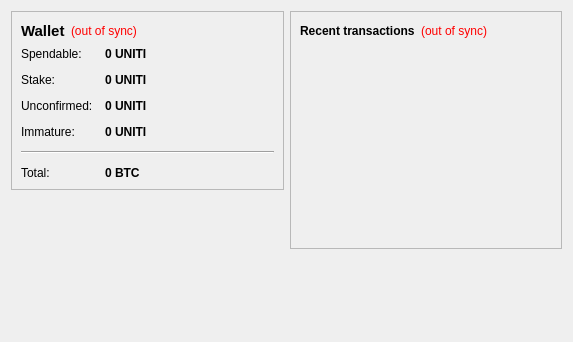
<?xml version="1.0" encoding="UTF-8"?>
<ui version="4.0">
 <class>OverviewPage</class>
 <widget class="QWidget" name="OverviewPage">
  <property name="geometry">
   <rect>
    <x>0</x>
    <y>0</y>
    <width>573</width>
    <height>342</height>
   </rect>
  </property>
  <property name="windowTitle">
   <string>Form</string>
  </property>
  <layout class="QHBoxLayout" name="horizontalLayout" stretch="1,1">
   <item>
    <layout class="QVBoxLayout" name="verticalLayout_2">
     <item>
      <widget class="QFrame" name="frame">
       <property name="frameShape">
        <enum>QFrame::StyledPanel</enum>
       </property>
       <property name="frameShadow">
        <enum>QFrame::Raised</enum>
       </property>
       <layout class="QVBoxLayout" name="verticalLayout_4">
        <item>
         <layout class="QHBoxLayout" name="horizontalLayout_4">
          <item>
           <widget class="QLabel" name="label_5">
            <property name="font">
             <font>
              <pointsize>11</pointsize>
              <weight>75</weight>
              <bold>true</bold>
             </font>
            </property>
            <property name="text">
             <string>Wallet</string>
            </property>
           </widget>
          </item>
          <item>
           <widget class="QLabel" name="labelWalletStatus">
            <property name="toolTip">
             <string>The displayed information may be out of date. Your wallet automatically synchronizes with the UnitiCoin network after a connection is established, but this process has not completed yet.</string>
            </property>
            <property name="styleSheet">
             <string notr="true">QLabel { color: red; }</string>
            </property>
            <property name="text">
             <string notr="true">(out of sync)</string>
            </property>
            <property name="alignment">
             <set>Qt::AlignLeading|Qt::AlignLeft|Qt::AlignVCenter</set>
            </property>
           </widget>
          </item>
          <item>
           <spacer name="horizontalSpacer_2">
            <property name="orientation">
             <enum>Qt::Horizontal</enum>
            </property>
            <property name="sizeHint" stdset="0">
             <size>
              <width>40</width>
              <height>20</height>
             </size>
            </property>
           </spacer>
          </item>
         </layout>
        </item>
        <item>
         <layout class="QFormLayout" name="formLayout_2">
          <property name="fieldGrowthPolicy">
           <enum>QFormLayout::AllNonFixedFieldsGrow</enum>
          </property>
          <property name="horizontalSpacing">
           <number>12</number>
          </property>
          <property name="verticalSpacing">
           <number>12</number>
          </property>
          <item row="0" column="0">
           <widget class="QLabel" name="label">
            <property name="text">
             <string>Spendable:</string>
            </property>
           </widget>
          </item>
          <item row="0" column="1">
           <widget class="QLabel" name="labelBalance">
            <property name="font">
             <font>
              <weight>75</weight>
              <bold>true</bold>
             </font>
            </property>
            <property name="cursor">
             <cursorShape>IBeamCursor</cursorShape>
            </property>
            <property name="toolTip">
             <string>Your current spendable balance</string>
            </property>
            <property name="text">
             <string notr="true">0 UNITI</string>
            </property>
            <property name="textInteractionFlags">
             <set>Qt::LinksAccessibleByMouse|Qt::TextSelectableByKeyboard|Qt::TextSelectableByMouse</set>
            </property>
           </widget>
          </item>
          <item row="1" column="0">
           <widget class="QLabel" name="label_6">
            <property name="text">
             <string>Stake:</string>
            </property>
           </widget>
          </item>
          <item row="1" column="1">
           <widget class="QLabel" name="labelStake">
            <property name="font">
             <font>
              <weight>75</weight>
              <bold>true</bold>
             </font>
            </property>
            <property name="cursor">
             <cursorShape>IBeamCursor</cursorShape>
            </property>
            <property name="toolTip">
             <string>Total of coins that was staked, and do not yet count toward the current balance</string>
            </property>
            <property name="text">
             <string notr="true">0 UNITI</string>
            </property>
            <property name="textInteractionFlags">
             <set>Qt::LinksAccessibleByMouse|Qt::TextSelectableByKeyboard|Qt::TextSelectableByMouse</set>
            </property>
           </widget>
          </item>
          <item row="2" column="0">
           <widget class="QLabel" name="label_3">
            <property name="text">
             <string>Unconfirmed:</string>
            </property>
           </widget>
          </item>
          <item row="2" column="1">
           <widget class="QLabel" name="labelUnconfirmed">
            <property name="font">
             <font>
              <weight>75</weight>
              <bold>true</bold>
             </font>
            </property>
            <property name="cursor">
             <cursorShape>IBeamCursor</cursorShape>
            </property>
            <property name="toolTip">
             <string>Total of transactions that have yet to be confirmed, and do not yet count toward the current balance</string>
            </property>
            <property name="text">
             <string notr="true">0 UNITI</string>
            </property>
            <property name="textInteractionFlags">
             <set>Qt::LinksAccessibleByMouse|Qt::TextSelectableByKeyboard|Qt::TextSelectableByMouse</set>
            </property>
           </widget>
          </item>
          <item row="3" column="0">
           <widget class="QLabel" name="labelImmatureText">
            <property name="text">
             <string>Immature:</string>
            </property>
           </widget>
          </item>
          <item row="3" column="1">
           <widget class="QLabel" name="labelImmature">
            <property name="font">
             <font>
              <weight>75</weight>
              <bold>true</bold>
             </font>
            </property>
            <property name="toolTip">
             <string>Mined balance that has not yet matured</string>
            </property>
            <property name="text">
             <string notr="true">0 UNITI</string>
            </property>
            <property name="textInteractionFlags">
             <set>Qt::LinksAccessibleByMouse|Qt::TextSelectableByKeyboard|Qt::TextSelectableByMouse</set>
            </property>
           </widget>
          </item>
          <item row="4" column="0" colspan="2">
           <widget class="Line" name="line">
            <property name="orientation">
             <enum>Qt::Horizontal</enum>
            </property>
           </widget>
          </item>
          <item row="5" column="0">
           <widget class="QLabel" name="labelTotalText">
            <property name="text">
             <string>Total:</string>
            </property>
           </widget>
          </item>
          <item row="5" column="1">
           <widget class="QLabel" name="labelTotal">
            <property name="font">
             <font>
              <weight>75</weight>
              <bold>true</bold>
             </font>
            </property>
            <property name="cursor">
             <cursorShape>IBeamCursor</cursorShape>
            </property>
            <property name="toolTip">
             <string>Your current total balance</string>
            </property>
            <property name="text">
             <string notr="true">0 BTC</string>
            </property>
            <property name="textInteractionFlags">
             <set>Qt::LinksAccessibleByMouse|Qt::TextSelectableByKeyboard|Qt::TextSelectableByMouse</set>
            </property>
           </widget>
          </item>
         </layout>
        </item>
       </layout>
      </widget>
     </item>
     <item>
      <spacer name="verticalSpacer">
       <property name="orientation">
        <enum>Qt::Vertical</enum>
       </property>
       <property name="sizeHint" stdset="0">
        <size>
         <width>20</width>
         <height>40</height>
        </size>
       </property>
      </spacer>
     </item>
    </layout>
   </item>
   <item>
    <layout class="QVBoxLayout" name="verticalLayout_3">
     <item>
      <widget class="QFrame" name="frame_2">
       <property name="frameShape">
        <enum>QFrame::StyledPanel</enum>
       </property>
       <property name="frameShadow">
        <enum>QFrame::Raised</enum>
       </property>
       <layout class="QVBoxLayout" name="verticalLayout">
        <item>
         <layout class="QHBoxLayout" name="horizontalLayout_2">
          <item>
           <widget class="QLabel" name="label_4">
            <property name="text">
             <string>&lt;b&gt;Recent transactions&lt;/b&gt;</string>
            </property>
           </widget>
          </item>
          <item>
           <widget class="QLabel" name="labelTransactionsStatus">
            <property name="toolTip">
             <string>The displayed information may be out of date. Your wallet automatically synchronizes with the UnitiCoin network after a connection is established, but this process has not completed yet.</string>
            </property>
            <property name="styleSheet">
             <string notr="true">QLabel { color: red; }</string>
            </property>
            <property name="text">
             <string notr="true">(out of sync)</string>
            </property>
            <property name="alignment">
             <set>Qt::AlignRight|Qt::AlignTrailing|Qt::AlignVCenter</set>
            </property>
           </widget>
          </item>
          <item>
           <spacer name="horizontalSpacer">
            <property name="orientation">
             <enum>Qt::Horizontal</enum>
            </property>
            <property name="sizeHint" stdset="0">
             <size>
              <width>40</width>
              <height>20</height>
             </size>
            </property>
           </spacer>
          </item>
         </layout>
        </item>
        <item>
         <widget class="QListView" name="listTransactions">
          <property name="styleSheet">
           <string notr="true">QListView { background: transparent; }</string>
          </property>
          <property name="frameShape">
           <enum>QFrame::NoFrame</enum>
          </property>
          <property name="verticalScrollBarPolicy">
           <enum>Qt::ScrollBarAlwaysOff</enum>
          </property>
          <property name="horizontalScrollBarPolicy">
           <enum>Qt::ScrollBarAlwaysOff</enum>
          </property>
          <property name="selectionMode">
           <enum>QAbstractItemView::NoSelection</enum>
          </property>
         </widget>
        </item>
       </layout>
      </widget>
     </item>
     <item>
      <spacer name="verticalSpacer_2">
       <property name="orientation">
        <enum>Qt::Vertical</enum>
       </property>
       <property name="sizeHint" stdset="0">
        <size>
         <width>20</width>
         <height>40</height>
        </size>
       </property>
      </spacer>
     </item>
    </layout>
   </item>
  </layout>
 </widget>
 <resources/>
 <connections/>
</ui>
